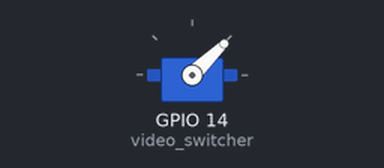
Recording of a sketch running on a simulated ESP32. Shown: servo. What the sketch prints to the serial monitor is not drawn.

Above: at 0.1 s.
Timing chart, 0 to 1.6 s (numbered marks = the images above):
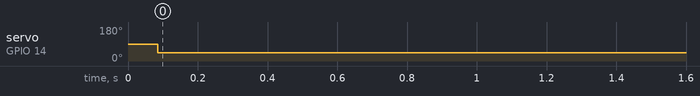

Measured:
- by itself, servo on GPIO 14 (video_switcher): 90° → 44° at 0.09 s

The sketch:

Test-3.ino
```cpp
#include <CRSF.h>

#include <ESP32Servo.h>
ESP32PWM pwm;
Servo video_switcher;

// RX = GPIO16, TX = GPIO17
CRSF crossfire(16, 17);
int CAM;

unsigned long lastSend = 0;

void setup() {
  Serial.begin(115200);
  crossfire.begin();
  video_switcher.attach(14);
Serial.write("Startup");
}

void loop() {
  crossfire.update();
for (int i=1;i<17;i++){
  Serial.print(" CH");
  Serial.print(i);
  Serial.print(":");
  Serial.print(crossfire.read(i));
  }
  Serial.println("");
  CAM = map(crossfire.read(8), 172,1810,1,3);

  if (millis() - lastSend >= 80) {
    lastSend = millis();
  if(CAM==1){
  video_switcher.writeMicroseconds(1000);
  }
  if(CAM==2){
  video_switcher.writeMicroseconds(1500);
  }
  if(CAM==3){
  video_switcher.writeMicroseconds(2000);
  }
delay(1);
}


}
```

CRSF.cpp
```cpp
#include "CRSF.h"

CRSF::CRSF(int rxPin, int txPin)
    : _rxPin(rxPin), _txPin(txPin), _serial(1), crsfIndex(0)
{
    for (int i=0; i<16; i++) channels[i] = 0;
}

void CRSF::begin(uint32_t baud) {
    _serial.begin(baud, SERIAL_8N1, _rxPin, _txPin);
}

void CRSF::update() {
    while (_serial.available()) {
        uint8_t b = _serial.read();
        crsfBuffer[crsfIndex++] = b;

        if (crsfIndex >= 2) {
            uint8_t len = crsfBuffer[1];
            if (crsfIndex == len + 2) {
                parseCRSFFrame(crsfBuffer, len + 2);
                crsfIndex = 0;  // Frame sofort fertig
            }
        }

        if (crsfIndex >= sizeof(crsfBuffer)) crsfIndex = 0;
    }
}


uint16_t CRSF::read(uint8_t channel) {
    if (channel < 1 || channel > 16) return 0;
    return channels[channel-1];
}

void CRSF::parseCRSFFrame(uint8_t* frame, uint8_t length) {
    if (length < 14) return;
    if (frame[2] != 0x16) return; // nur RC-Kanäle

    // 16 Kanäle decodieren
    channels[0]  = ((frame[3]     | frame[4]<<8) & 0x07FF);
    channels[1]  = ((frame[4]>>3 | frame[5]<<5) & 0x07FF);
    channels[2]  = ((frame[5]>>6 | frame[6]<<2 | frame[7]<<10) & 0x07FF);
    channels[3]  = ((frame[7]>>1 | frame[8]<<7) & 0x07FF);
    channels[4]  = ((frame[8]>>4 | frame[9]<<4) & 0x07FF);
    channels[5]  = ((frame[9]>>7 | frame[10]<<1 | frame[11]<<9) & 0x07FF);
    channels[6]  = ((frame[11]>>2 | frame[12]<<6) & 0x07FF);
    channels[7]  = ((frame[12]>>5 | frame[13]<<3) & 0x07FF);
    channels[8]  = ((frame[14]    | frame[15]<<8) & 0x07FF);
    channels[9]  = ((frame[15]>>3 | frame[16]<<5) & 0x07FF);
    channels[10] = ((frame[16]>>6 | frame[17]<<2 | frame[18]<<10) & 0x07FF);
    channels[11] = ((frame[18]>>1 | frame[19]<<7) & 0x07FF);
    channels[12] = ((frame[19]>>4 | frame[20]<<4) & 0x07FF);
    channels[13] = ((frame[20]>>7 | frame[21]<<1 | frame[22]<<9) & 0x07FF);
    channels[14] = ((frame[22]>>2 | frame[23]<<6) & 0x07FF);
    channels[15] = ((frame[23]>>5 | frame[24]<<3) & 0x07FF);
}
```

CRSF.h
```cpp
#ifndef CRSF_H
#define CRSF_H

#include <Arduino.h>

class CRSF {
public:
    CRSF(int rxPin, int txPin);  // RX/TX Pins beim Erstellen angeben

    void begin(uint32_t baud = 420000);
    void update();               // Muss im loop() aufgerufen werden
    uint16_t read(uint8_t channel);  // 1–16

private:
    HardwareSerial _serial;
    int _rxPin;
    int _txPin;

    uint8_t crsfBuffer[64];
    uint8_t crsfIndex;
    uint16_t channels[16];

    void parseCRSFFrame(uint8_t* frame, uint8_t length);
};

#endif
```
